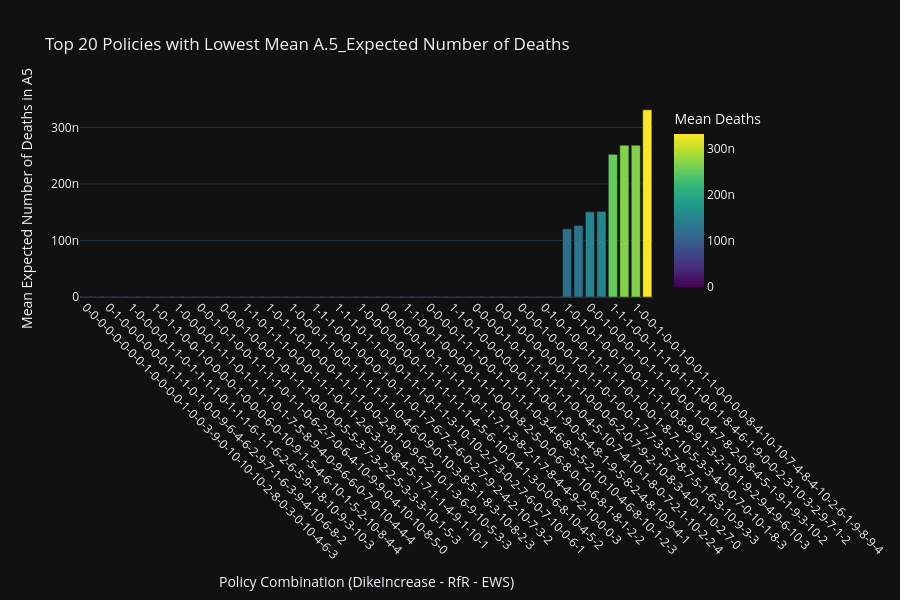

Source (notebook cell):
### Code cell
import pandas as pd
import numpy as np
import plotly.express as px

# Step 3: Identify deaths column, policy column, and policy levers
deaths_col = "A.5_Expected Number of Deaths"
policy_col = "policy"
policy_levers = [col for col in experiments_df.columns if 'DikeIncrease' in col or 'RfR' in col or 'EWS' in col]

# Step 4: Compute mean deaths per policy
policy_summary = combined_df.groupby(policy_col).agg(
    mean_deaths=(deaths_col, 'mean'),
    **{lever: (lever, 'first') for lever in policy_levers}  # Assuming lever settings are consistent within a policy
).reset_index()

# Step 5: Get top 20 unique policies
top_policies = policy_summary.nsmallest(50, 'mean_deaths')

# Step 6: Create a unique identifier for each policy (optional)
top_policies['policy_id'] = top_policies[policy_levers].astype(str).agg('-'.join, axis=1)

# Step 7: Create interactive Plotly bar chart
fig = px.bar(
    top_policies,
    x='policy_id',
    y='mean_deaths',
    hover_data=policy_levers + [policy_col],
    color='mean_deaths',
    color_continuous_scale='Viridis',
    title=f"Top 20 Policies with Lowest Mean {deaths_col}",
    labels={'policy_id': 'Policy Combination', 'mean_deaths': 'Mean Expected Deaths in A5'}
)

fig.update_layout(
    xaxis_tickangle=45,
    xaxis_title="Policy Combination (DikeIncrease - RfR - EWS)",
    yaxis_title="Mean Expected Number of Deaths in A5",
    coloraxis_colorbar=dict(title="Mean Deaths"),
    width=900,
    height=600
)

fig.show()

### Figure 1 — Plotly figure (JSON) as saved in the notebook; plotly's stock layout.template omitted (floating-point values rounded to 4 significant figures; data arrays with more than 128 entries replaced by an {"elided": "..."} marker saying what was removed)
{"data": [{"alignmentgroup": "True", "customdata": {"elided": "50x32 int values"}, "hovertemplate": "Policy Combination=%{x}<br>Mean Expected Deaths in A5=%{marker.color}<br>0_RfR 0=%{customdata[0]}<br>0_RfR 1=%{customdata[1]}<br>0_RfR 2=%{customdata[2]}<br>1_RfR 0=%{customdata[3]}<br>1_RfR 1=%{customdata[4]}<br>1_RfR 2=%{customdata[5]}<br>2_RfR 0=%{customdata[6]}<br>2_RfR 1=%{customdata[7]}<br>2_RfR 2=%{customdata[8]}<br>3_RfR 0=%{customdata[9]}<br>3_RfR 1=%{customdata[10]}<br>3_RfR 2=%{customdata[11]}<br>4_RfR 0=%{customdata[12]}<br>4_RfR 1=%{customdata[13]}<br>4_RfR 2=%{customdata[14]}<br>A.1_DikeIncrease 0=%{customdata[15]}<br>A.1_DikeIncrease 1=%{customdata[16]}<br>A.1_DikeIncrease 2=%{customdata[17]}<br>A.2_DikeIncrease 0=%{customdata[18]}<br>A.2_DikeIncrease 1=%{customdata[19]}<br>A.2_DikeIncrease 2=%{customdata[20]}<br>A.3_DikeIncrease 0=%{customdata[21]}<br>A.3_DikeIncrease 1=%{customdata[22]}<br>A.3_DikeIncrease 2=%{customdata[23]}<br>A.4_DikeIncrease 0=%{customdata[24]}<br>A.4_DikeIncrease 1=%{customdata[25]}<br>A.4_DikeIncrease 2=%{customdata[26]}<br>A.5_DikeIncrease 0=%{customdata[27]}<br>A.5_DikeIncrease 1=%{customdata[28]}<br>A.5_DikeIncrease 2=%{customdata[29]}<br>EWS_DaysToThreat=%{customdata[30]}<br>policy=%{customdata[31]}<extra></extra>", "legendgroup": "", "marker": {"color": [0.0, 0.0, 0.0, 0.0, 0.0, 0.0, 0.0, 0.0, 0.0, 0.0, 0.0, 0.0, 0.0, 0.0, 0.0, 0.0, 0.0, 0.0, 0.0, 0.0, 0.0, 0.0, 0.0, 0.0, 0.0, 0.0, 0.0, 0.0, 0.0, 0.0, 0.0, 0.0, 0.0, 0.0, 0.0, 0.0, 0.0, 0.0, 0.0, 0.0, 0.0, 0.0, 1.206e-07, 1.266e-07, 1.508e-07, 1.514e-07, 2.523e-07, 2.685e-07, 2.685e-07, 3.31e-07], "coloraxis": "coloraxis", "pattern": {"shape": ""}}, "name": "", "offsetgroup": "", "orientation": "v", "showlegend": false, "textposition": "auto", "x": ["0-0-0-0-0-0-0-0-1-0-0-0-0-1-0-0-3-9-0-10-10-10-2-8-0-3-0-10-4-6-3", "1-1-0-1-0-0-1-1-0-0-1-0-1-1-0-5-6-9-0-0-7-3-7-5-0-5-5-10-6-7-3", "0-1-0-0-0-0-0-0-1-1-1-0-1-0-0-9-6-4-6-2-9-7-1-6-3-9-4-10-6-8-2", "1-0-0-0-0-1-0-0-1-1-1-1-0-1-1-9-2-7-4-10-2-10-4-8-2-7-8-9-10-10-4", "1-0-0-0-0-1-1-0-1-1-1-1-0-1-1-1-6-1-1-6-2-6-5-9-1-8-10-9-3-10-3", "0-0-1-1-1-1-0-1-0-1-1-1-0-0-1-5-1-1-1-4-2-1-10-9-6-6-2-10-1-2-2", "1-0-1-1-0-0-1-0-0-0-0-1-0-0-0-6-0-10-9-1-5-4-6-10-1-5-2-10-8-4-4", "1-1-0-1-0-1-0-0-1-1-1-1-0-1-0-0-3-10-10-5-0-0-1-0-4-1-5-10-7-10-4", "1-0-0-0-0-1-1-1-0-1-1-1-1-0-1-7-5-8-9-4-0-9-6-6-0-7-0-10-4-4-4", "0-1-0-1-1-1-1-0-1-1-1-1-0-1-0-10-0-7-8-4-3-6-7-7-7-8-2-10-0-10-3", "0-0-1-0-1-0-0-1-1-1-1-0-1-1-0-6-2-7-0-6-4-10-9-9-0-4-10-10-8-5-0", "0-0-1-0-0-1-0-1-0-0-0-0-0-0-1-4-9-3-4-10-3-9-0-6-0-1-2-10-7-3-2", "0-0-0-1-0-0-0-1-0-1-1-1-0-0-0-0-5-5-3-7-3-2-2-5-3-3-3-10-1-5-3", "0-0-0-0-0-1-0-1-1-1-0-1-0-1-1-3-3-10-9-8-4-8-1-9-0-6-7-9-6-1-0", "1-1-0-1-1-1-0-0-0-1-1-1-0-1-1-2-6-3-10-8-4-5-1-7-1-1-4-9-1-10-1", "0-0-0-0-1-1-0-1-1-1-1-1-1-0-1-4-3-8-5-3-7-9-9-3-2-2-4-10-8-8-3", "1-0-1-1-0-1-0-0-0-1-1-1-1-0-0-2-8-1-0-9-6-2-10-1-3-6-9-10-5-3-3", "0-1-0-1-1-1-1-1-1-1-1-1-1-0-1-5-2-0-7-7-6-5-5-0-2-9-0-10-0-4-2", "1-0-0-0-1-1-0-0-1-1-1-1-1-1-0-4-6-0-9-0-10-3-8-5-1-8-3-10-8-2-3", "1-0-1-0-0-1-0-0-1-1-1-1-0-0-0-1-9-7-10-10-7-7-3-5-1-4-9-10-6-8-0", "1-1-1-0-0-1-0-0-0-1-0-1-1-0-1-7-6-7-2-6-0-2-7-9-2-4-2-10-7-3-2", "1-1-1-0-0-0-1-0-1-1-1-1-1-1-0-1-7-6-6-10-10-9-1-8-4-3-8-10-0-6-3", "1-1-1-0-1-1-0-0-0-1-1-1-0-1-1-3-10-10-2-7-3-0-2-7-6-0-7-10-0-6-1", "1-1-0-1-1-1-1-1-1-1-0-1-0-1-1-4-6-5-0-6-1-4-0-4-0-7-5-8-6-9-4", "1-0-0-0-0-0-0-0-1-1-1-1-1-1-1-4-5-6-10-0-4-1-3-0-0-6-8-10-4-5-2", "0-0-0-1-0-0-1-1-0-0-1-1-0-0-0-0-1-10-5-1-10-8-3-4-0-7-10-10-7-9-4", "0-0-0-0-0-1-0-1-1-1-1-1-0-1-1-7-1-3-8-2-1-7-8-4-4-9-2-10-0-0-3", "0-0-1-0-0-0-1-1-0-0-0-0-0-0-0-0-4-9-1-9-0-9-9-2-0-4-9-9-4-2-3", "1-1-0-0-1-0-0-0-0-1-1-1-0-0-0-8-2-5-0-0-6-8-0-10-6-8-1-8-1-2-2", "1-1-1-0-1-0-1-1-0-1-1-1-0-0-1-1-4-0-6-2-6-6-6-10-9-1-10-10-3-9-4", "0-0-0-0-1-1-1-0-0-1-1-1-1-1-0-3-4-6-8-5-5-2-10-10-4-6-8-10-1-2-3", "1-0-1-0-0-1-1-0-1-1-0-1-1-1-0-5-9-3-4-4-10-5-0-0-1-4-9-10-4-5-1", "1-1-0-1-0-0-0-0-0-0-1-1-0-0-1-9-0-5-4-8-1-9-5-8-2-4-8-10-9-4-1", "1-0-0-1-1-0-1-0-0-1-1-1-0-1-0-6-2-1-2-5-3-4-10-5-7-4-7-10-6-2-2", "0-0-0-0-1-0-1-1-1-1-1-1-1-0-0-4-5-10-7-4-10-1-8-0-7-2-1-10-2-2-4", "0-0-1-1-0-1-0-1-0-1-1-1-0-1-0-2-10-1-3-10-7-7-3-6-5-3-3-10-5-6-0", "0-0-1-0-0-0-0-0-0-1-1-1-0-0-0-6-2-0-7-9-2-10-8-3-4-0-1-10-2-7-0", "1-1-1-0-0-0-0-1-1-1-1-1-0-1-0-4-0-9-0-3-7-5-2-4-8-9-2-9-10-10-3", "0-0-0-1-0-0-0-1-0-1-1-0-1-0-0-1-7-7-3-5-7-8-7-5-1-6-3-10-9-3-3", "0-1-0-1-1-1-0-0-0-1-0-1-0-0-1-1-0-10-5-8-8-1-10-2-0-8-3-10-7-8-1", "0-1-0-1-0-0-1-1-1-1-1-0-1-0-0-1-8-7-10-5-3-3-4-0-0-7-0-10-1-8-3", "0-0-1-0-0-1-0-1-0-1-1-1-0-0-1-9-5-8-1-0-3-7-6-7-4-9-3-10-7-10-2", "1-0-1-0-1-0-0-1-0-0-1-1-1-1-0-8-9-9-1-3-2-10-1-9-2-9-4-9-6-10-3", "0-0-1-0-0-1-1-0-0-1-1-1-0-0-1-2-1-9-0-9-5-0-4-1-9-10-4-8-8-2-2", "0-0-1-0-0-0-1-0-1-1-1-0-0-0-1-0-4-7-8-2-0-8-4-5-1-9-1-9-3-10-2", "0-0-0-0-1-1-0-1-0-1-1-1-1-1-1-0-9-9-3-6-0-8-4-1-1-10-2-8-6-2-2", "1-1-1-0-0-1-1-1-0-1-1-1-0-0-1-8-4-6-1-9-0-0-2-3-10-3-2-9-7-1-2", "0-0-1-1-1-0-0-1-0-1-0-1-1-0-1-9-0-9-10-2-1-1-1-2-1-5-5-9-10-0-4", "1-0-0-1-0-0-1-0-0-1-1-0-0-0-0-8-4-10-10-7-4-8-4-10-2-6-1-9-8-9-4", "0-0-0-0-0-1-0-1-0-1-1-1-0-1-0-10-0-4-9-0-6-6-7-8-4-10-4-9-4-8-3"], "xaxis": "x", "y": [0.0, 0.0, 0.0, 0.0, 0.0, 0.0, 0.0, 0.0, 0.0, 0.0, 0.0, 0.0, 0.0, 0.0, 0.0, 0.0, 0.0, 0.0, 0.0, 0.0, 0.0, 0.0, 0.0, 0.0, 0.0, 0.0, 0.0, 0.0, 0.0, 0.0, 0.0, 0.0, 0.0, 0.0, 0.0, 0.0, 0.0, 0.0, 0.0, 0.0, 0.0, 0.0, 1.206e-07, 1.266e-07, 1.508e-07, 1.514e-07, 2.523e-07, 2.685e-07, 2.685e-07, 3.31e-07], "yaxis": "y", "type": "bar"}], "layout": {"xaxis": {"anchor": "y", "domain": [0.0, 1.0], "title": {"text": "Policy Combination (DikeIncrease - RfR - EWS)"}, "tickangle": 45}, "yaxis": {"anchor": "x", "domain": [0.0, 1.0], "title": {"text": "Mean Expected Number of Deaths in A5"}}, "coloraxis": {"colorbar": {"title": {"text": "Mean Deaths"}}, "colorscale": [[0.0, "#440154"], [0.1111, "#482878"], [0.2222, "#3e4989"], [0.3333, "#31688e"], [0.4444, "#26828e"], [0.5556, "#1f9e89"], [0.6667, "#35b779"], [0.7778, "#6ece58"], [0.8889, "#b5de2b"], [1.0, "#fde725"]]}, "legend": {"tracegroupgap": 0}, "title": {"text": "Top 20 Policies with Lowest Mean A.5_Expected Number of Deaths"}, "barmode": "relative", "width": 900, "height": 600}}
